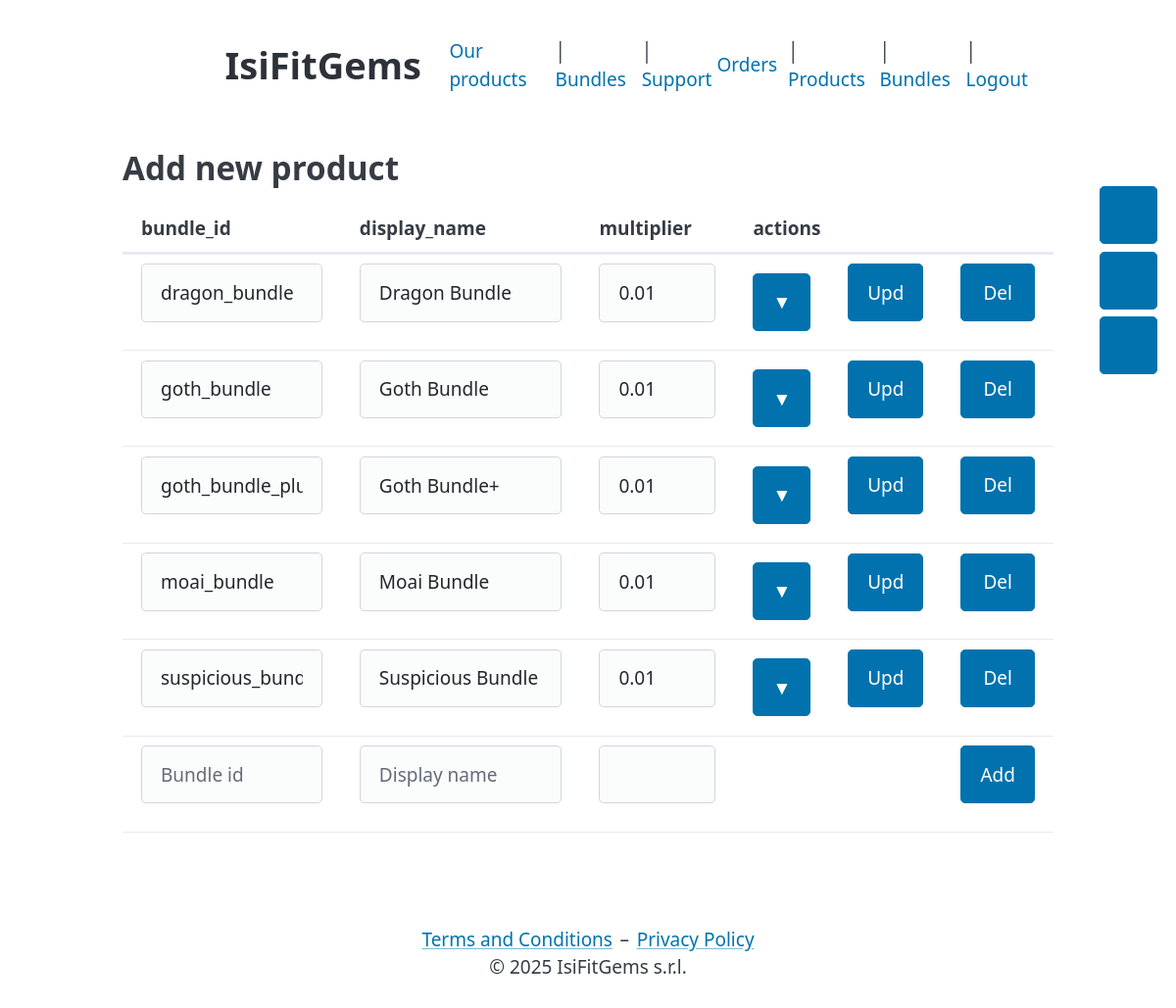
/vendor_bundles/index.php (signed in), run on the app's committed database.
### tables this page shows
create table bundle (
    code_name varchar(255),
    display_name varchar(255) not null,
    multiplier float not null,
    constraint primary key (code_name)
);

### vendor_bundles/index.php (called while the page is built, shortened)
<?php
require_once '../components/base.php';
?>

### util/db.php (called while the page is built, shortened)
<?php
require_once __DIR__ . "/../classes/Database.php";
if (SETTINGS['hosted-locally']) {
    $servername = 'localhost';
    $username = 'root';
    $password = '';
    $dbname = 'isifitgems';
} else {
}
$database = new Database($servername, $username, $password, $dbname);

### classes/Database.php (called while the page is built, shortened)
<?php
class Database {
    private $db;
    public function __construct(string $host, string $username, string $password, string $dbname) {
        $this->db = new mysqli($host, $username, $password, $dbname);
    }
    public function find(string $table, array $custom_columns = [], array $joins = [], array $filters = [], array $options = []): array {
        $sql = sprintf(
            "SELECT %s * %s FROM %s %s %s %s %s %s",
            $options['distinct'] ?? false ? 'DISTINCT' : '',
            $this->build_custom_columns($custom_columns),
            $table,
            $this->build_join_clause($joins),
            $this->build_where_clause($filters),
            $this->build_group_by_clause($options['group_by'] ?? ''),
            $this->build_order_by_clause($options['order_by'] ?? []),
            isset($options['limit']) ? 'LIMIT ' . intval($options['limit']) : '',
            isset($options['offset']) ? 'OFFSET ' . intval($options['offset']) : ''
        );
        $stmt = $this->prepare_statement($sql, $filters);
        $stmt->execute();
        $results = $stmt->get_result();
        return $this->alias_duplicate_columns($results);
    }
    private function alias_duplicate_columns(object $results): array {
        $has_dupes = [];
        $fields = [];
        while ($field = $results->fetch_field()) {
            $field_name = $field->name;
            if (!array_key_exists($field_name, $has_dupes)) {
                $has_dupes[$field_name] = false;
            } else {
                $has_dupes[$field_name] = true;
            }
            $fields[] = $field;
        }
        $aliased_names = [];
        foreach ($fields as $field) {
            $field_name = $field->name;
            $field_table = $field->table;
            if ($has_dupes[$field_name]) {
                $aliased_names[] = "$field_table.$field_name";
            } else {
                $aliased_names[] = $field_name;
            }
        }
        $parsed_results = [];
        while ($row = $results->fetch_row()) {
            $aliased_row = [];
            foreach ($row as $index => $value) {
                $aliased_row[$aliased_names[$index]] = $value;
            }
            $parsed_results[] = $aliased_row;
        }
        return $parsed_results;
    }
    private function build_custom_columns(array $custom_columns): string {
        if (empty($custom_columns)) {
            return '';
        }
        $custom_select = [];
        foreach ($custom_columns as $column_name => $query) {
            if (is_string($query) && !empty($query)) {
                $custom_select[] = "$query AS $column_name";
            } else {
                die("Invalid custom column query for '$column_name'");
            }
        }
        return ', ' . implode(', ', $custom_select);
    }
    private function build_where_clause(array $filters): string {
        if (empty($filters)) {
            return '';
        }
        $conditions = [];
        foreach ($filters as $key => $value) {
            if (is_array($value)) {
                $placeholders = implode(', ', array_fill(0, count($value), '?'));
                $conditions[] = "$key IN ($placeholders)";
            } else if (is_string($value)) {
                if (strpos($value, '%') !== false) {
                    $conditions[] = "$key LIKE ?";
                } else {
                    $conditions[] = "$key = ?";
                }
            }
        }
        return 'WHERE ' . implode(' AND ', $conditions);
    }
    private function build_join_clause(array $joins): string {
        if (empty($joins)) {
            return '';
        }
        return implode(' ', array_map(function ($join) {
            $type = strtoupper($join['type'] ?? 'INNER');
            $table = $join['table'];
            if (isset($join['using'])) {
                return "$type JOIN $table USING ({$join['using']})";
            } else if (isset($join['on'])) {
                return "$type JOIN $table ON {$join['on']}";
            }
            die('Join must specify either \'on\' or \'using\'.');
        }, $joins));
    }
    private function build_group_by_clause(string $group_by): string {
        if (empty($group_by)) {
            return '';
        }
        return 'GROUP BY ' . $group_by;
    }
    private function build_order_by_clause(array $order_by): string {
        if (empty($order_by)) {
            return '';
        }
        return 'ORDER BY ' . implode(', ', array_map(fn($col, $dir) => "$col " . strtoupper($dir), array_keys($order_by), $order_by));
    }
    private function prepare_statement(string $sql, array $params): object {
        $stmt = $this->db->prepare($sql);
        if (!empty($params)) {
            $getType = function($param) {
                if (is_array($param)) {
                    return implode('', array_map(function($p) {
                        return is_int($p) ? 'i' : (is_float($p) ? 'd' : 's');
                    }, $param));
                }
                return is_int($param) ? 'i' : (is_float($param) ? 'd' : 's');
            };
            $types = implode('', array_map($getType, $params));
            $values = [];
            $stmt->bind_param($types, ...$values);
        }
        return $stmt;
    }
}
?>

### classes/Bundle.php (called while the page is built, shortened)
<?php
require_once __DIR__ . "/../util/db.php";
require_once __DIR__ . "/Product.php";
class Bundle {
    public array|false $products = false;
    private function fill_details(array $details_row) {
        if (!array_key_exists($details_row['product_in_bundle.base'], $this->products)) {
            $product = Product::from($details_row['product_in_bundle.base']);
            $product->base->display_name = $details_row['product_base.display_name'];
            $product->base->short_description = $details_row['short_description'];
            $product->base->variants = [];
            $this->products[$details_row['product_in_bundle.base']] = $product;
        }
    }
    public static function fetch_bundles(): array {
        global $database;
        $bundles_result = $database->find(
            table: 'product_in_bundle',
            custom_columns: [
                'variants_count' => 'count(bundle_variant.code_suffix)'
            ],
            joins: [
                [
                    'type' => 'LEFT',
                    'table' => 'bundle_variant',
                    'on' => 'bundle_variant.bundle = product_in_bundle.bundle',
                ],
                [
                    'type' => 'LEFT',
                    'table' => 'product_variant',
                    'on' => 'product_variant.base = product_in_bundle.base and product_variant.code_suffix = bundle_variant.code_suffix',
                ],
                [
                    'type'=> 'INNER',
                    'table' => 'product_base',
                    'on' => 'product_in_bundle.base = product_base.code_name',
                ],
                [
                    'type'=> 'INNER',
                    'table' => 'bundle',
                    'on' => 'bundle.code_name = product_in_bundle.bundle',
                ]
            ],
            options: [
                'order_by' => [
                    'bundle.code_name' => 'ASC',
                    'product_in_bundle.ordinal' => 'ASC',
                    'product_variant.ordinal' => 'ASC'
                ],
                'group_by' => 'product_in_bundle.bundle, product_in_bundle.base'
            ]
        );
        $bundles = [];
        foreach ($bundles_result as $bundles_row) {
            if (!array_key_exists($bundles_row['bundle.code_name'], $bundles)) {
                $bundles[$bundles_row['bundle.code_name']] = new Bundle($bundles_row['bundle.code_name']);
                $bundles[$bundles_row['bundle.code_name']]->variants_count = $bundles_row['variants_count'];
                $bundles[$bundles_row['bundle.code_name']]->products = [];
                $bundles[$bundles_row['bundle.code_name']]->variants = [];
            }
            if ($bundles_row['bundle_variant.code_suffix'] !== null) {
                $bundles[$bundles_row['bundle.code_name']]->selected_suffix = $bundles_row['bundle_variant.code_suffix'];
            }
            $bundles[$bundles_row['bundle.code_name']]->fill_details($bundles_row);
        }
        return $bundles;
    }
}
?>

### classes/Product.php (called while the page is built, shortened)
<?php
require_once __DIR__ . "/../util/db.php";
class Product {
    public static function from(string $base_code_name, ?string $variant_code_suffix = null): Product {
        return new Product(new ProductBase($base_code_name), $variant_code_suffix === null ? null : new ProductVariant($variant_code_suffix));
    }
}
?>

### vendor_bundles/modify_bundles.php (the view, shortened to what this page needs)
<?php
require_once '../classes/Bundle.php';
require_once '../util/db.php';
$bundles = Bundle::fetch_bundles();
?>
    <main>
        <form>
            <h2>Add new product</h2>
        </form>
        <table>
            <thead>
                <tr>
                    <th scope="col">bundle_id</th>
                    <th scope="col">display_name</th>
                    <th scope="col">multiplier</th>
                    <th scope="col" colspan="3">actions</th>
                </tr>
            </thead>
            <tbody>
<?php foreach ($bundles as $bundle): ?>
                <tr>
                    <td>
                        <input form="<?= $bundle->code_name ?>" minlength="1" maxlength="255" type="text" name="code_name" value="<?= $bundle->code_name ?>" placeholder="Bundle id" required="required">
                    </td>
                    <td>
                        <input form="<?= $bundle->code_name ?>" minlength="1" maxlength="255" type="text" name="display_name" value="<?= $bundle->display_name ?>" placeholder="Display name" required="required">
                    </td>
                    <td>
                        <input form="<?= $bundle->code_name ?>" min="0.01" max="0.99" step="0.01" type="number" name="multiplier" value="0.01" required="required">
                    </td>
                    <td>
                        <button data-show="<?= $bundle->code_name ?>">&#9660;</button>
                    </td>
                    <td>
                        <button form="<?= $bundle->code_name ?>" type="submit" name="button_action" value="update_bundle">Upd</button>
                    </td>
                    <td>
                        <form id="<?= $bundle->code_name ?>" action="vendor_bundles" method="POST">
                            <button type="submit" name="button_action" value="delete_bundle">Del</button>
                        </form>
                    </td>
                </tr>
<?php endforeach ?>
                <tr>
                    <td>
                        <input form="new_bundle" minlength="1" maxlength="255" type="text" name="code_name" placeholder="Bundle id" required="required">
                    </td>
                    <td>
                        <input form="new_bundle" minlength="1" maxlength="255" type="text" name="display_name" placeholder="Display name" required="required">
                    </td>
                    <td>
                        <input form="<?= $bundle->code_name ?>" min="0.01" max="0.99" step="0.01" type="number" name="multiplier" required="required">
                    </td>
                    <td colspan="2"></td>
                    <td>
                        <form id="new_bundle" action="vendor_bundles" method="POST">
                            <button type="submit" name="button_action" value="create_bundle">Add</button>
                        </form>
                    </td>
                </tr>
            </tbody>
        </table>
    </main>

### style/global.css (style rules this page uses)
:root { --spacing-small: 0.4rem; --font-size-adjust: 1; }
html { overflow-y: scroll; padding: 0 calc(2 * var(--pico-spacing) + 3rem); }
body { display: flex; flex-direction: column; min-height: 100vh; font-size: calc(1em * var(--font-size-adjust)); }
body > main, body > header, body > footer { contain: layout; }
body > main { flex-grow: 1; padding-top: 0; margin-top: var(--pico-spacing); margin-bottom: calc(2 * var(--pico-spacing)); }

### data on the page
bundle: display_name "Dragon Bundle"
bundle: display_name "Goth Bundle"
bundle: display_name "Goth Bundle+"
bundle: display_name "Moai Bundle"
bundle: display_name "Suspicious Bundle"
